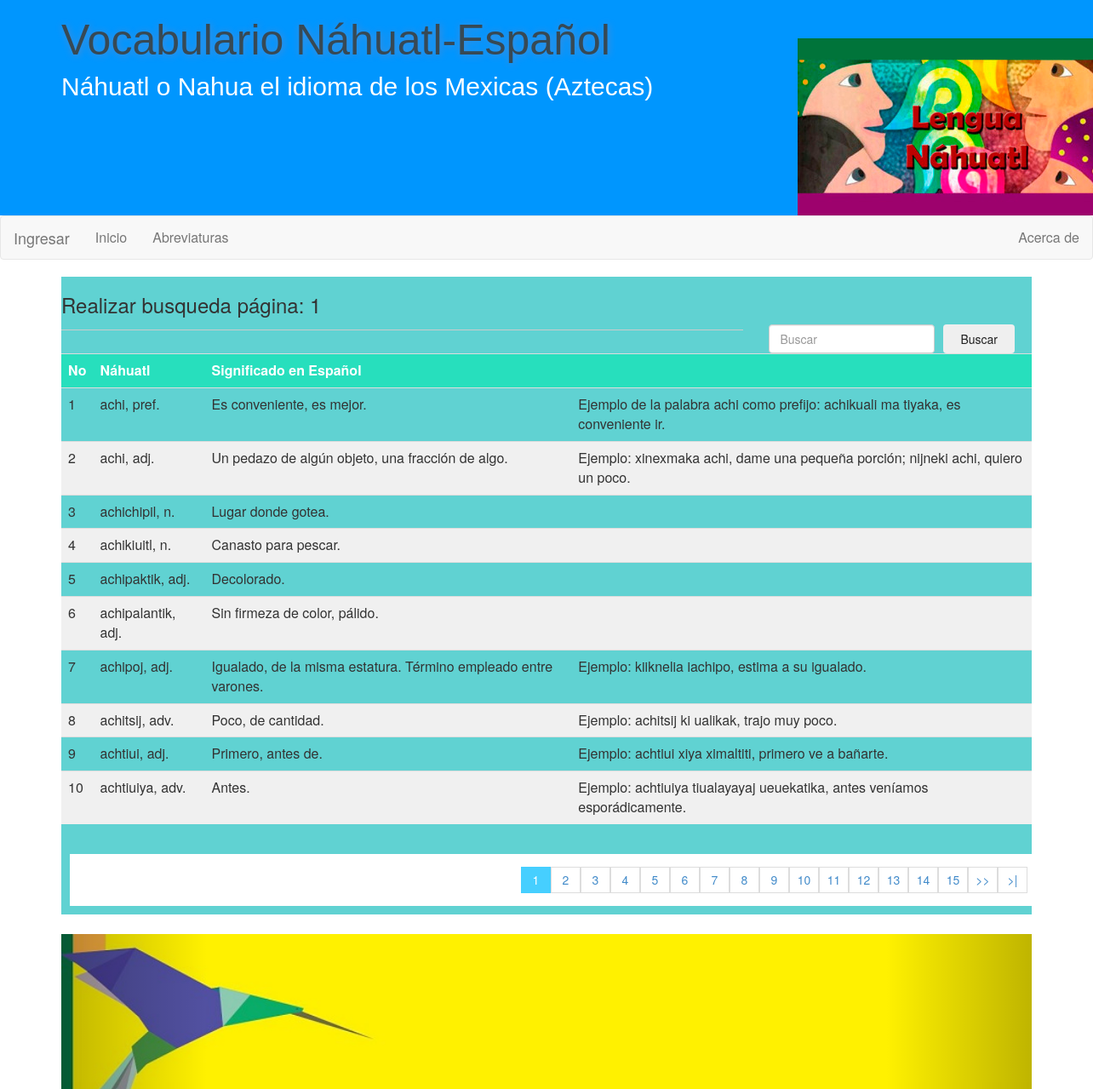
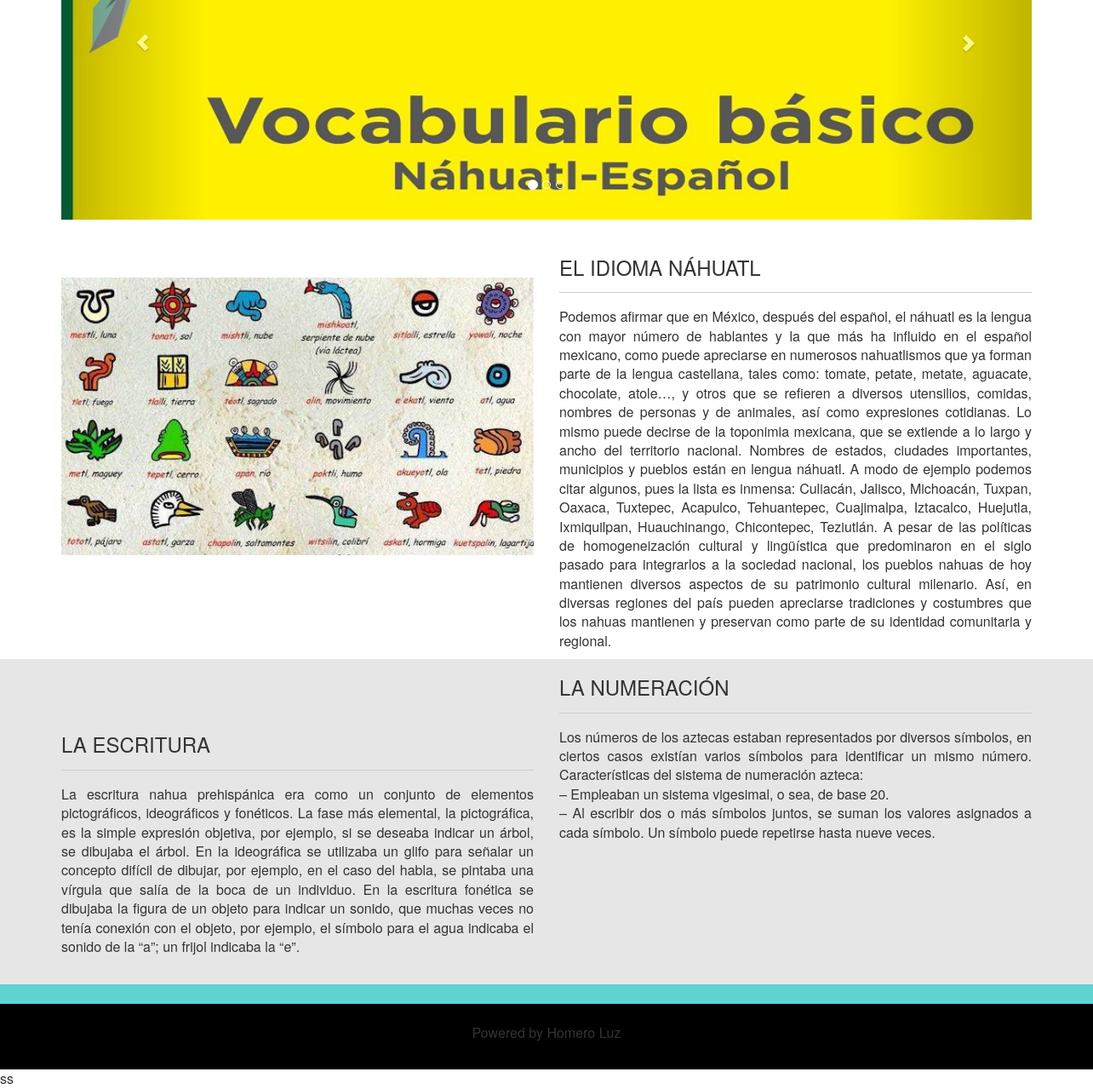
The page / on the database its author committed (2 pictures, top to bottom).
### tables this page shows
CREATE TABLE `wordinformation` (
  `idWordInformation` int(10) NOT NULL,
  `vocabularyWord` varchar(100) NOT NULL,
  `wordAbbreviation` varchar(50) DEFAULT NULL,
  `meaningSpanish` blob DEFAULT NULL,
  `usageExample` blob DEFAULT NULL,
  `registrationDate` timestamp NOT NULL DEFAULT current_timestamp() ON UPDATE current_timestamp()
);

### index.php (the view, shortened to what this page needs)
<?php
    include('config/config.php');
?>
<!DOCTYPE html>
<html class="no-js">
    <head>
        <link rel="stylesheet" href="css/bootstrap.css">
        <link rel="stylesheet" href="css/main.css">
    </head>
    <body>
        <header>
            <div class="container">
                <div class="row">
                    <div class="col-xs-12 col-sm-6 col-md-8 col-lg-8">
                        <h1 class="textoH1 tamtex1">Vocabulario Náhuatl-Español</h1>
                        <h5 class="texto tamtex2">Náhuatl o Nahua el idioma de los Mexicas (Aztecas)</h5>
                    </div>
                    <div class="hidden-xs col-sm-6 col-md-4 col-lg-4 centrar">
                        <a href="#"><img src="img/port3.jpg" alt=""></a>
                    </div>
                </div>
            </div>
        </header>
        <?php
            if(isset($_SESSION['loggedin']) && $_SESSION['loggedin'] == true){
        ?>
            <nav class="navbar navbar-default">
                <div class="navbar-header">
                    <button type="button" class="navbar-toggle" data-toggle="collapse" data-target=".navbar-ex1-collapse">
                        <span class="sr-only">Cambiar Navegacion</span>
                        <span class="icon-bar"></span>
                        <span class="icon-bar"></span>
                        <span class="icon-bar"></span>
                    </button>
                </div>
                <div class="collapse navbar-collapse navbar-ex1-collapse">
                    <?php
                        if($_SESSION['type'] == 0){
                    ?>
                        <ul class="nav navbar-nav">
                            <li><a href="index.php">Inicio</a></li>
                            <li><a href="views/abbreviations.php">Abreviaturas</a></li>
                            <li><a href="views/wordInformationRegister.php">Registrar nueva palabra</a></li>
                        </ul>
                        <ul class="nav navbar-nav navbar-right">
                            <li><a href="controller/logout.php">Cerrar sesión</a></li>
                        </ul>
                    <?php
                        } else if($_SESSION['type'] == 1){
                    ?>
                        <ul class="nav navbar-nav">
                        </ul>
                        <ul class="nav navbar-nav navbar-right">
                            <li><a href="controller/logout.php">Cerrar sesión</a></li>
                        </ul>
                    <?php
                        }
                    ?>
                </div>
            </nav>
        <?php
            } else {
        ?>
            <nav class="navbar navbar-default">
                <div class="navbar-header">
                    <a href="views/login.php" class="navbar-brand">Ingresar</a>
                </div>
                <div class="collapse navbar-collapse navbar-ex1-collapse">
                    <ul class="nav navbar-nav">
                        <li><a href="index.php">Inicio</a></li>
                        <li><a href="views/abbreviations.php">Abreviaturas</a></li>
                    </ul>
                    <ul class="nav navbar-nav navbar-right">
                        <li><a href="#">Acerca de</a></li>
                    </ul>
                </div>
            </nav>
        <?php
            }
        ?>
        <div class="container">
            <section class="color2">
                <div class="row">
                    <div class="col-xs-12 col-sm-12 col-md-12 col-lg-12">
                        <?php
                            $sqlIndexPaginator = "SELECT Count(*) as total_index FROM wordinformation";
                            $countPaginator = $conexion->query($sqlIndexPaginator);
                            $resultPaginator = mysqli_fetch_array($countPaginator);
                            $totalRegister = $resultPaginator['total_index'];
                            $itemsPerPage = 10;
                            if (empty($_GET['pageNumber'])) {
                                $pageNumber = 1;
                            } else{
                                $pageNumber = $_GET['pageNumber'];
                            }
                            $since = ($pageNumber - 1) * $itemsPerPage;
                            $totalPages = ceil($totalRegister / $itemsPerPage);
                            $wordInformationList = "SELECT idWordInformation, vocabularyWord, wordAbbreviation, meaningSpanish, usageExample, registrationDate FROM wordinformation
                                ORDER BY vocabularyWord ASC
                                LIMIT $since, $itemsPerPage";
                            $result = $conexion->query($wordInformationList);
                        ?>
                        <h3>Realizar busqueda página: <?php echo $pageNumber; ?></h3>
                        <form action="controller/c_searchWord.php" method="get" class="form_search">
                            <input type="text" name="searchFilter" id="searchFilter" placeholder="Buscar" class="form-control">
                            <input type="submit" value="Buscar" class="btn btn_primary btn_search"
                            >
                        </form>
                        <hr>
                        <div class="table-responsive">
                            <table class="table">
                                <tr>
                                    <th>No</th>
                                    <th>Náhuatl</th>
                                    <th>Significado en Español</th>
                                    <th></th>
                                </tr>
                                <?php
                                    $count = $result->num_rows;
                                    if($count > 0){
                                        $i = ($pageNumber * $itemsPerPage + 1) - ($itemsPerPage);
                                        while ($row = $result->fetch_array()) {
                                        ?>
                                            <tr>
                                                <td><?php echo $i ?></td>
                                                <td><?php echo $row['vocabularyWord']?>, <?php echo $row['wordAbbreviation']?></td>
                                                <td><?php echo $row['meaningSpanish']?></td>
                                                <td><?php echo $row['usageExample']?></td>
                                            </tr>
                                        <?php
                                        $i++;
                                        }
                                    }
                                ?>
                            </table>
                        </div>
                        <div class="paginator">
                            <ul class="col-md-12 col-sm-6 col-xs-12">
                                <?php
                                    for ($i=1; $i <= $totalPages; $i++) {
                                        if ($i == $pageNumber) {
                                            echo '<li class="pageSelected">'.$i.'</li>';
                                        } else{
                                            echo '<li><a href="index.php?pageNumber='.$i.'">'.$i.'</a></li>';
                                        }
                                    }
                                    if ($pageNumber != $totalPages) {
                                ?>
                                <li><a href="index.php?pageNumber=<?php echo $pageNumber + 1;?>">>></a></li>
                                <li><a href="index.php?pageNumber=<?php echo $totalPages; ?>">>|</a></li>
                                <?php } ?>
                            </ul>
                        </div>
                    </div>
                </div>
            </section><br/>
            <section id="miSlide" class="carousel slide">
                <ol class="carousel-indicators">
                    <li data-target="#miSlide" data-slide-to="0" class="active"></li>
                    <li data-target="#miSlide" data-slide-to="1"></li>
                    <li data-target="#miSlide" data-slide-to="2"></li>
                </ol>
                <div class="carousel-inner">
                    <div class="item active">
                        <img src="img/banner1.jpg" class="adaptar">
                    </div>
                </div>
                <a href="#miSlide" class="left carousel-control" data-slide="prev"><span class="glyphicon glyphicon-chevron-left"></span></a>
                <a href="#miSlide" class="right carousel-control" data-slide="next"><span class="glyphicon glyphicon-chevron-right"></span></a>
            </section><br>
            <section>
                <div class="row">
                    <div class="hidden-xs col-sm-6 col-md-6 col-lg-6">
                        <br><br><img src="img/centerImg.jpg" class="img-responsive">
                    </div>
                    <div class="col-xs-12 col-sm-6 col-md-6 col-lg-6">
                        <h3>EL IDIOMA NÁHUATL</h3><hr>
                        <p align="justify">Podemos afirmar que en México, después del español, el náhuatl es la lengua con mayor número de hablantes y la que más ha influido en el español mexicano, como puede apreciarse en numerosos nahuatlismos que ya forman parte de la lengua castellana, tales como: tomate, petate, metate, aguacate, chocolate, atole…, y otros que se refieren a diversos utensilios, comidas, nombres de personas y de animales, así como expresiones cotidianas.
                        Lo mismo puede decirse de la toponimia mexicana, que se extiende a lo largo y ancho del territorio nacional. Nombres de estados, ciudades importantes, municipios y pueblos están en lengua náhuatl. A modo de ejemplo podemos citar algunos, pues la lista es inmensa: Culiacán, Jalisco, Michoacán, Tuxpan, Oaxaca, Tuxtepec, Acapulco, Tehuantepec, Cuajimalpa, Iztacalco, Huejutla, Ixmiquilpan, Huauchinango, Chicontepec, Teziutlán.
                        A pesar de las políticas de homogeneización cultural y lingüística que predominaron en el siglo pasado para integrarlos a la sociedad nacional, los pueblos nahuas de hoy mantienen diversos aspectos de su patrimonio cultural milenario. Así, en diversas regiones del país pueden apreciarse tradiciones y costumbres que los nahuas mantienen y preservan como parte de su identidad comunitaria y regional.<br></p>
                    </div>
                </div>
            </section>
        </div>
        <section class="color1">
            <div class="container">
                <div class="row">
                    <div class="col-xs-12 col-sm-12 col-md-6 col-lg-6"><br><br><br>
                        <h3>LA ESCRITURA</h3><hr>
                        <p align="justify">La escritura nahua prehispánica era como un conjunto de elementos pictográficos, ideográficos y fonéticos. La fase más elemental, la pictográfica, es la simple expresión objetiva, por ejemplo, si se deseaba indicar un árbol, se dibujaba el árbol. En la ideográfica se utilizaba un glifo para señalar un concepto difícil de dibujar, por ejemplo, en el caso del habla, se pintaba una vírgula que salía de la boca de un individuo. En la escritura fonética se dibujaba la figura de un objeto para indicar un sonido, que muchas veces no tenía conexión con el objeto, por ejemplo, el símbolo para el agua indicaba el sonido de la “a”; un frijol indicaba la “e”.<br></p>
                    </div>
                    <div class="col-xs-12 col-sm-12 col-md-6 col-lg-6">
                         <h3>LA NUMERACIÓN</h3><hr>
                        <p align="justify">Los números de los aztecas estaban representados por diversos símbolos, en ciertos casos existían varios símbolos para identificar un mismo número.
                        Características del sistema de numeración azteca:<br/>
                        – Empleaban un sistema vigesimal, o sea, de base 20.<br/>
                        – Al escribir dos o más símbolos juntos, se suman los valores asignados a cada símbolo. Un símbolo puede repetirse hasta nueve veces.<br></p>
                    </div>
                </div>
            </div><br>
        </section>
        <section class="color2">
            <div class="container">
                <div class="row">
                    <div class="col-xs-6 col-sm-6 col-md-3 col-lg-3">
                    </div>
                </div>
            </div><br>
        </section>
        <footer class="color4">
            <center>
                <div class="container"><br>
                    <p>Powered by Homero Luz</p>
                </div>
            </center>
        </footer>
    </body>
</html>

### css/main.css (style rules this page uses)
html, button, input, select, textarea { color: #222; }
body { font-size: 16px; line-height: 1.4; }
hr { display: block; height: 1px; border: 0; border-top: 1px solid #ccc; margin: 1em 0; padding: 0; }
img { vertical-align: middle; }
header { background-color: #0096fe; }
.texto { color: white; font-family: Arial, Helvetica, sans-serif; }
.tamtex1 { font-size: 50px; }
.tamtex2 { font-size: 30px; }
.centrar { padding-top: 45px; padding-left: 100px; }
.adaptar { width: 100%; }
.color1 { background-color:#e6e6e6 ; }
.color2 { background-color: #60D2D2; }
.color4 { background-color: black; }
.paginator ul { padding: 15px; list-style: none; background: #FFFF; margin-top: 15px; display: -webkit-flex; display: -moz-flex; display: -ms-flex; display: -o-flex; display: flex; justify-content: flex-end; margin-left: 10px }
.paginator a { color: #428BCA; border: 1px solid #ddd; padding: 5px; display: inline-block; font-size: 14px; text-align: center; width: 35px; }
.pageSelected { color: #FFFF; background: #46CFFF; border: 1px solid #46CFFF; padding: 5px; display: inline-block; font-size: 14px; text-align: center; width: 35px; }
.form_search { display: -webkit-flex; display: -moz-flex; display: -ms-flex; display: -o-flex; display: flex; float: right; background: initial; padding: 10px; border-radius: 10px; }
.form_search, .btn_search { background: #1FAAC8 color: #FFFFFF; padding: 0 20px; border: 0; cursor: pointer; margin-left: 10px; }
.textoH1 { font: oblique bold cursive; font-family: Arial; color: #374954; text-shadow: 1px 1px 9px #508AD3; }
table th { text-align: left; padding: 10px; background: #27DFBD; color: white; }
table tr:nth-child(odd) { background: #F0F0F0; }
table td { padding: 10px; }

### rows shown on the page
wordinformation: vocabularyWord "achi", wordAbbreviation "pref.", meaningSpanish "Es conveniente, es mejor.", usageExample "Ejemplo de la palabra achi como prefijo: achikuali ma tiyaka, es conveniente ir."
wordinformation: vocabularyWord "achi", wordAbbreviation "adj.", meaningSpanish "Un pedazo de algún objeto, una fracción de algo.", usageExample "Ejemplo: xinexmaka achi, dame una pequeña porción; nijneki achi, quiero un poco."
wordinformation: vocabularyWord "achichipil", wordAbbreviation "n.", meaningSpanish "Lugar donde gotea."
wordinformation: vocabularyWord "achikiuitl", wordAbbreviation "n.", meaningSpanish "Canasto para pescar."
wordinformation: vocabularyWord "achipaktik", wordAbbreviation "adj.", meaningSpanish "Decolorado."
wordinformation: vocabularyWord "achipalantik", wordAbbreviation "adj.", meaningSpanish "Sin firmeza de color, pálido."
wordinformation: vocabularyWord "achipoj", wordAbbreviation "adj.", meaningSpanish "Igualado, de la misma estatura. Término empleado entre varones.", usageExample "Ejemplo: kiiknelia iachipo, estima a su igualado."
wordinformation: vocabularyWord "achitsij", wordAbbreviation "adv.", meaningSpanish "Poco, de cantidad.", usageExample "Ejemplo: achitsij ki ualikak, trajo muy poco."
wordinformation: vocabularyWord "achtiui", wordAbbreviation "adj.", meaningSpanish "Primero, antes de.", usageExample "Ejemplo: achtiui xiya ximaltiti, primero ve a bañarte."
wordinformation: vocabularyWord "achtiuiya", wordAbbreviation "adv.", meaningSpanish "Antes.", usageExample "Ejemplo: achtiuiya tiualayayaj ueuekatika, antes veníamos esporádicamente."

### other values the page prints
$pageNumber "1"
